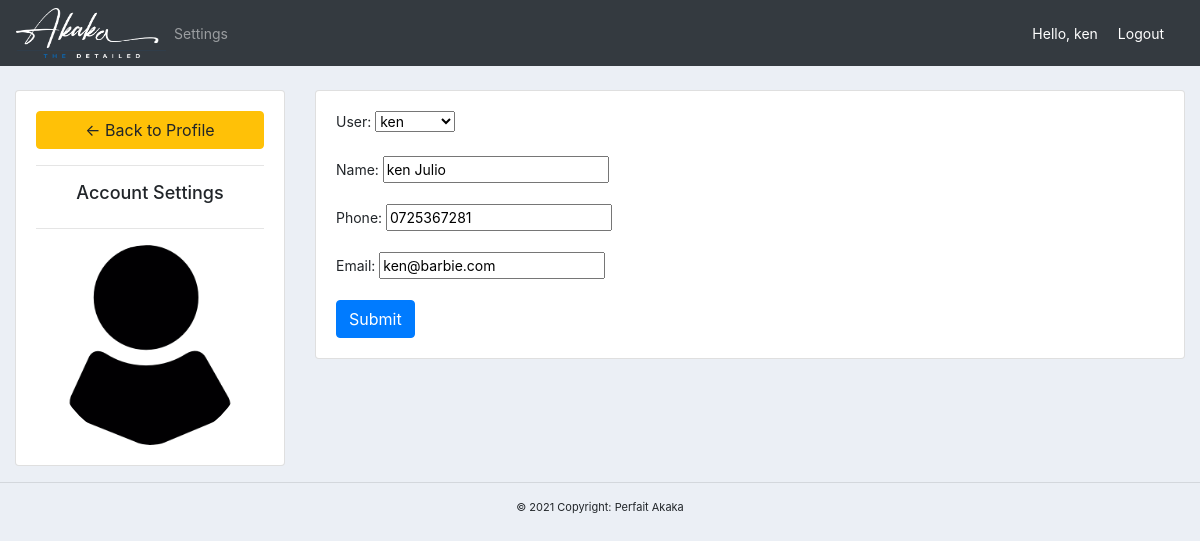
The page /account/ (signed in) on the database its author committed.
### accounts/models.py (models this page shows, shortened)
class Customer(models.Model):
	user = models.OneToOneField(User, null=True, blank=True, on_delete=models.CASCADE)
	name = models.CharField(max_length=200, null=True)
	phone = models.CharField(max_length=200, null=True)
	email = models.CharField(max_length=200, null=True)
	profile_pic = models.ImageField(default="profile1.png", null=True, blank=True)
	date_created = models.DateTimeField(auto_now_add=True, null=True)

### accounts/decorators.py (the view)
		def wrapper_func(request, *args, **kwargs):
			group = None
			if request.user.groups.exists():
				group = request.user.groups.all()[0].name
			if group in allowed_roles:
				return view_func(request, *args, **kwargs)
			else:
				return HttpResponse('You are not authorized to view this page')

### accounts/forms.py
class CustomerForm(ModelForm):
	class Meta:
		model = Customer
		fields = '__all__'
		exclude = ['profile_pic', 'date_created']

### accounts/views.py (called while the page is built)
@login_required(login_url='login')
@allowed_users(allowed_roles=['customer'])
def accountSettings(request):
	customer = request.user.customer
	form = CustomerForm(instance=customer)
	if request.method == 'POST':
		form = CustomerForm(request.POST, request.FILES,instance=customer)
		if form.is_valid():
			form.save()
	context = {'form':form}
	return render(request, 'accounts/account_settings.html', context)

### accounts/templates/accounts/account_settings.html (shortened to what this page needs)
{%  extends 'accounts/main.html' %}
{% load static %}
{% block content %}
<br>
<div class="row">
	<div class="col-md-3">
		<div class="card card-body">
			<a class="btn btn-warning" href="{% url 'home' %}"> &#8592; Back to Profile</a>
			<hr>
			<h3 style="text-align: center; font-size: 18px; ">Account Settings</h3>
			<hr>
			<img class="profile-pic" src="{{request.user.customer.profile_pic.url}}" >
		</div>
	</div>
	<div class="col-md-9">
		<div class="card card-body" style="font-size: 14px;">
			<form method="POST" action="" enctype="multipart/form-data">
				{{form.as_p}}
			<input class="btn btn-primary" type="submit" name="Update Information">
			</form>
		</div>
	</div>
</div>
{% endblock %}

### accounts/templates/accounts/navbar.html (shortened to what this page needs)
{% load static %}
<nav class="navbar navbar-expand-lg navbar-dark bg-dark" style="font-size: 14px;">
 <img src="{% static 'images/logo.png' %}" width="150" height="50">
  <div class="collapse navbar-collapse" id="navbarNav">
    <ul class="navbar-nav">
      {% if request.user.is_staff %}
      <li class="nav-item active">
        <a class="nav-link" href="{% url 'home' %}">Dashboard</a>
      </li>
      <li class="nav-item">
        <a class="nav-link" href="{% url 'products' %}">Products</a>
      </li>
      {% else %}
       <li class="nav-item">
        <a class="nav-link" href="{% url 'account' %}">Settings</a>
      </li>
      {% endif %}
    </ul>
  </div>
  <span class="hello-msg" style="font-size: 14px;">Hello, {{request.user}}</span>
  <span ><a style="font-size: 14px;" class="hello-msg" href="{% url 'logout' %}">Logout</a></span>
</nav>

### static/css/main.css (style rules this page uses)
body { background-color: #ebeff5; }

### accounts/templates/accounts/navbar.html (style rules this page uses)
.hello-msg { font-size: 18px; color: #fff; margin-right: 20px; }

### accounts/templates/accounts/account_settings.html (style rules this page uses)
.profile-pic { max-width: 200px; max-height:200px; margin: 0 auto; border-radius: 50%; }

### rows shown on the page
Customer: user "ken", name "ken Julio", phone "0725367281", email "ken@barbie.com"

### other values the page prints
{{ request.user }} "ken"
